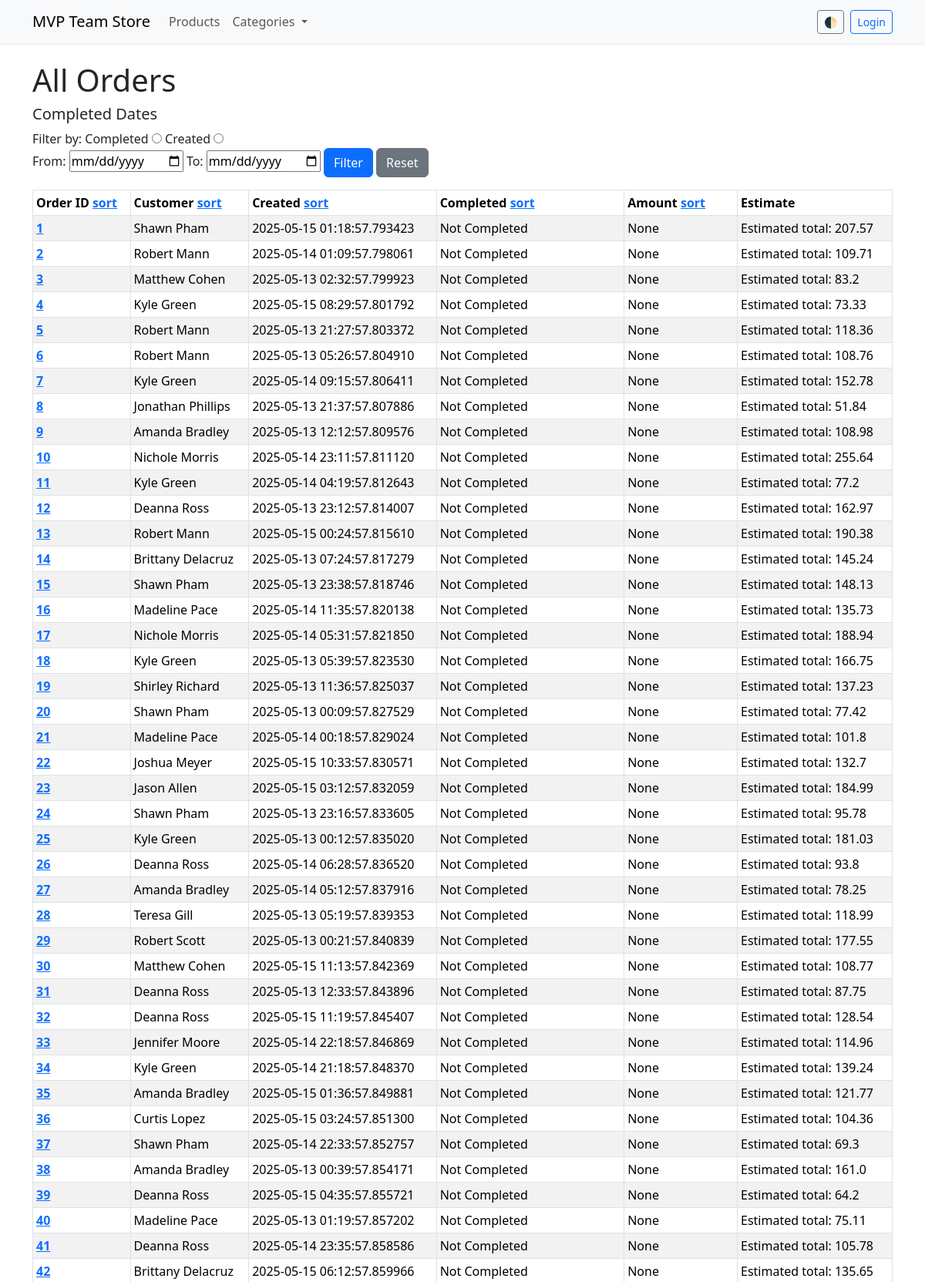
Screenshot of /orders/ (upper part) with the database file from the repository.
### models/order.py (models this page shows, shortened)
class Order(db.Model):
    __tablename__ = "Orders"
    id = db.mapped_column(db.Integer, primary_key=True)
    customer_id = db.mapped_column(db.Integer, db.ForeignKey("Customers.id"))
    created = db.mapped_column(db.DateTime, nullable=False, default=db.func.now())
    completed = db.mapped_column(db.DateTime, nullable=True, default=None)
    amount = db.mapped_column(db.Float(6,2), nullable=True, default=None)
    name = db.mapped_column(db.String(100), nullable=True, default="Untitled Cart")
    items = db.relationship('ProductOrder', back_populates="order")
    customer = db.relationship('Customer', back_populates='orders')
    def estimate(self):
        total = 0
        for item in self.items:
            total += item.quantity * item.product.price
        return float(round(total,2))

### models/customer.py (models this page shows, shortened)
class Customer(db.Model, UserMixin):
    __tablename__ = "Customers"
    id = db.mapped_column(db.Integer, primary_key=True)
    github_id = db.mapped_column(db.Integer, nullable=True, unique=True)
    name = db.mapped_column(db.String)
    phone = db.mapped_column(db.String, unique=True)
    email = db.mapped_column(db.String, unique=True, nullable=True)
    active_cart_id = db.mapped_column(db.Integer, nullable=True)
    password = db.mapped_column(db.String, nullable=True)
    is_admin = db.mapped_column(db.Boolean, default=False)
    orders = db.relationship("Order", back_populates="customer")
    coupons = db.relationship(
        "Coupon",
        secondary=customer_coupons,
        back_populates="owners"
    )

### models/productOrder.py (models this page shows, shortened)
class ProductOrder(db.Model):
    __tablename__ = "ProductOrder"
    product_id = db.mapped_column(db.ForeignKey("Products.id"), primary_key=True)
    order_id = db.mapped_column(db.ForeignKey("Orders.id"), primary_key=True)
    quantity = db.mapped_column(db.Integer, nullable=False)
    product = db.relationship('Product', back_populates="order")
    order = db.relationship('Order', back_populates='items')

### models/product.py (models this page shows, shortened)
class Product(db.Model):
    __tablename__ = "Products"
    id = db.mapped_column(db.Integer, primary_key=True)
    name = db.mapped_column(db.String)
    price = db.mapped_column(db.DECIMAL(10, 2))
    available = db.mapped_column(db.Integer, default=0)
    category_id = db.mapped_column(db.Integer, db.ForeignKey("Categories.id"))
    in_season = db.mapped_column(db.Boolean, default=False)
    season_name = db.mapped_column(db.String, db.ForeignKey("Seasons.name"))
    category = db.relationship("Category", back_populates="products")
    order = db.relationship("ProductOrder", back_populates="product")
    season = db.relationship("Season", back_populates="products")

### routes/orders.py (the view)
@orders_bp.route("/")
def orders_page():
    sort = request.args.get("sort", "id")
    sort_order = request.args.get("sort_order", "asc")
    date_filter = request.args.get("date_filter")
    start_date = request.args.get("start_date")
    end_date = request.args.get("end_date")
    if start_date and start_date != "None":
        start_date_obj = dt.strptime(start_date, "%Y-%m-%d")
    if end_date and end_date != "None":
        end_date_obj = dt.strptime(end_date, "%Y-%m-%d")
    stmt = db.select(Order)
    if start_date != "None" and end_date != "None" and date_filter and start_date and end_date:
        if date_filter == "completed_filter":
            stmt = stmt.where(Order.completed >= start_date_obj).where(Order.completed <= end_date_obj)
        else:
            stmt = stmt.where(Order.created >= start_date_obj, Order.created <= end_date_obj).where(Order.completed == None)
    sort_options ={
        "id": Order.id,
        "created": Order.created,
        "completed": Order.completed,
        "amount": Order.amount
    }
    if sort in sort_options:
        if sort_order == "desc":
            stmt = stmt.order_by(sort_options[sort].desc())
        if sort_order == "asc":
            stmt = stmt.order_by(sort_options[sort].asc())
    orders = db.session.execute(stmt).scalars()
    if sort == "customer":
        if sort_order == "asc":
            orders = sorted(orders, key=lambda o:o.customer.name)
        else:
            orders = sorted(orders, key=lambda o:o.customer.name, reverse= True)
    return render_template("orders.html",
        orders=orders,
        sort=sort,
        sort_order=sort_order,
        start_date=start_date,
        end_date=end_date,
        date_filter=date_filter)

### templates/orders.html (shortened to what this page needs)
{% extends "base.html" %}
{% block content %}
<h1>All Orders</h1>
<h5>Completed Dates</h5>
<form method="GET" action="{{ url_for('orders.orders_page') }}" class="mb-3">
  <label>Filter by:</label>
  <label for="completed_filter">Completed</label>
  <input type="radio" id="completed_filter" name="date_filter" value="completed_filter" >
  <label for="created_filter">Created</label>
  <input type="radio" id="created_filter" name="date_filter" value="created_filter" ><br>
  <label for="start_date">From:</label>
  <input type="date" id="start_date" name="start_date" value="{{ start_date or '' }}">
  <label for="end_date">To:</label>
  <input type="date" id="end_date" name="end_date" value="{{ end_date or '' }}">
  <button type="submit" class="btn btn-primary">Filter</button>
  <a href="{{ url_for('orders.orders_page') }}" class="btn btn-secondary">Reset</a>
</form>
<div class="d-flex flex-wrap">
  <table class="table table-bordered table-striped table-sm table-hover">
    <thead>
      <tr>
        <th>
          Order ID
          <a href="{{ url_for('orders.orders_page',
                start_date=start_date,
                end_date=end_date,
                sort='id',
                sort_order='asc' if sort_order == 'desc' else 'desc',
                date_filter=date_filter) }}">sort</a>
        </th>
        <th>
          Customer
          <a href="{{ url_for('orders.orders_page',
                start_date=start_date,
                end_date=end_date,
                sort='customer',
                sort_order='asc' if sort_order == 'desc' else 'desc',
                date_filter=date_filter) }}">sort</a>
        </th>
        <th>
          Created
          <a href="{{ url_for('orders.orders_page',
                start_date=start_date,
                end_date=end_date,
                sort='created',
                sort_order='asc' if sort_order == 'desc' else 'desc',
                date_filter=date_filter) }}">sort</a>
        </th>
        <th>
          Completed
          <a href="{{ url_for('orders.orders_page',
                start_date=start_date,
                end_date=end_date,
                sort='completed',
                sort_order='asc' if sort_order == 'desc' else 'desc',
                date_filter=date_filter) }}">sort</a>
        </th>
        <th>
          Amount
          <a href="{{ url_for('orders.orders_page',
                start_date=start_date,
                end_date=end_date,
                sort='amount',
                sort_order='asc' if sort_order == 'desc' else 'desc',
                date_filter=date_filter) }}">sort</a>
        </th>
        <th>Estimate</th>
      </tr>
    </thead>
    <tbody>
      {% for order in orders %}
      <tr>
        <th>
          <a href="{{ url_for('orders.single_order_page', order_id=order.id) }}">{{ order.id }}</a>
        </th>
        <td>{{ order.customer.name }}</td>
        <td>{{ order.created }}</td>
        <td>
          {% if not order.completed %}
          Not Completed
          {% else %}
          {{ order.completed }}
          {% endif %}
        </td>
        <td>{{ order.amount }}</td>
        <td>Estimated total: {{ order.estimate() }}</td>
      </tr>
      {% endfor %}
    </tbody>
  </table>
</div>
{% endblock %}

### rows the page displays
Order: id "1", customer.name "Shawn Pham", created "2025-05-15 01:18:57.793423", shows "Not Completed", amount "None", estimate "207.57"
Order: id "2", customer.name "Robert Mann", created "2025-05-14 01:09:57.798061", shows "Not Completed", amount "None", estimate "109.71"
Order: id "3", customer.name "Matthew Cohen", created "2025-05-13 02:32:57.799923", shows "Not Completed", amount "None", estimate "83.2"
Order: id "4", customer.name "Kyle Green", created "2025-05-15 08:29:57.801792", shows "Not Completed", amount "None", estimate "73.33"
Order: id "5", customer.name "Robert Mann", created "2025-05-13 21:27:57.803372", shows "Not Completed", amount "None", estimate "118.36"
Order: id "6", customer.name "Robert Mann", created "2025-05-13 05:26:57.804910", shows "Not Completed", amount "None", estimate "108.76"
Order: id "7", customer.name "Kyle Green", created "2025-05-14 09:15:57.806411", shows "Not Completed", amount "None", estimate "152.78"
Order: id "8", customer.name "Jonathan Phillips", created "2025-05-13 21:37:57.807886", shows "Not Completed", amount "None", estimate "51.84"
Order: id "9", customer.name "Amanda Bradley", created "2025-05-13 12:12:57.809576", shows "Not Completed", amount "None", estimate "108.98"
Order: id "10", customer.name "Nichole Morris", created "2025-05-14 23:11:57.811120", shows "Not Completed", amount "None", estimate "255.64"
Order: id "11", customer.name "Kyle Green", created "2025-05-14 04:19:57.812643", shows "Not Completed", amount "None", estimate "77.2"
Order: id "12", customer.name "Deanna Ross", created "2025-05-13 23:12:57.814007", shows "Not Completed", amount "None", estimate "162.97"
Order: id "13", customer.name "Robert Mann", created "2025-05-15 00:24:57.815610", shows "Not Completed", amount "None", estimate "190.38"
Order: id "14", customer.name "Brittany Delacruz", created "2025-05-13 07:24:57.817279", shows "Not Completed", amount "None", estimate "145.24"
Order: id "15", customer.name "Shawn Pham", created "2025-05-13 23:38:57.818746", shows "Not Completed", amount "None", estimate "148.13"
Order: id "16", customer.name "Madeline Pace", created "2025-05-14 11:35:57.820138", shows "Not Completed", amount "None", estimate "135.73"
Order: id "17", customer.name "Nichole Morris", created "2025-05-14 05:31:57.821850", shows "Not Completed", amount "None", estimate "188.94"
Order: id "18", customer.name "Kyle Green", created "2025-05-13 05:39:57.823530", shows "Not Completed", amount "None", estimate "166.75"
Order: id "19", customer.name "Shirley Richard", created "2025-05-13 11:36:57.825037", shows "Not Completed", amount "None", estimate "137.23"
Order: id "20", customer.name "Shawn Pham", created "2025-05-13 00:09:57.827529", shows "Not Completed", amount "None", estimate "77.42"
Order: id "21", customer.name "Madeline Pace", created "2025-05-14 00:18:57.829024", shows "Not Completed", amount "None", estimate "101.8"
Order: id "22", customer.name "Joshua Meyer", created "2025-05-15 10:33:57.830571", shows "Not Completed", amount "None", estimate "132.7"
Order: id "23", customer.name "Jason Allen", created "2025-05-15 03:12:57.832059", shows "Not Completed", amount "None", estimate "184.99"
Order: id "24", customer.name "Shawn Pham", created "2025-05-13 23:16:57.833605", shows "Not Completed", amount "None", estimate "95.78"
Order: id "25", customer.name "Kyle Green", created "2025-05-13 00:12:57.835020", shows "Not Completed", amount "None", estimate "181.03"
Order: id "26", customer.name "Deanna Ross", created "2025-05-14 06:28:57.836520", shows "Not Completed", amount "None", estimate "93.8"
Order: id "27", customer.name "Amanda Bradley", created "2025-05-14 05:12:57.837916", shows "Not Completed", amount "None", estimate "78.25"
Order: id "28", customer.name "Teresa Gill", created "2025-05-13 05:19:57.839353", shows "Not Completed", amount "None", estimate "118.99"
Order: id "29", customer.name "Robert Scott", created "2025-05-13 00:21:57.840839", shows "Not Completed", amount "None", estimate "177.55"
Order: id "30", customer.name "Matthew Cohen", created "2025-05-15 11:13:57.842369", shows "Not Completed", amount "None", estimate "108.77"
Order: id "31", customer.name "Deanna Ross", created "2025-05-13 12:33:57.843896", shows "Not Completed", amount "None", estimate "87.75"
Order: id "32", customer.name "Deanna Ross", created "2025-05-15 11:19:57.845407", shows "Not Completed", amount "None", estimate "128.54"
Order: id "33", customer.name "Jennifer Moore", created "2025-05-14 22:18:57.846869", shows "Not Completed", amount "None", estimate "114.96"
Order: id "34", customer.name "Kyle Green", created "2025-05-14 21:18:57.848370", shows "Not Completed", amount "None", estimate "139.24"
Order: id "35", customer.name "Amanda Bradley", created "2025-05-15 01:36:57.849881", shows "Not Completed", amount "None", estimate "121.77"
Order: id "36", customer.name "Curtis Lopez", created "2025-05-15 03:24:57.851300", shows "Not Completed", amount "None", estimate "104.36"
Order: id "37", customer.name "Shawn Pham", created "2025-05-14 22:33:57.852757", shows "Not Completed", amount "None", estimate "69.3"
Order: id "38", customer.name "Amanda Bradley", created "2025-05-13 00:39:57.854171", shows "Not Completed", amount "None", estimate "161.0"
Order: id "39", customer.name "Deanna Ross", created "2025-05-15 04:35:57.855721", shows "Not Completed", amount "None", estimate "64.2"
Order: id "40", customer.name "Madeline Pace", created "2025-05-13 01:19:57.857202", shows "Not Completed", amount "None", estimate "75.11"
Order: id "41", customer.name "Deanna Ross", created "2025-05-14 23:35:57.858586", shows "Not Completed", amount "None", estimate "105.78"
Order: id "42", customer.name "Brittany Delacruz", created "2025-05-15 06:12:57.859966", shows "Not Completed", amount "None", estimate "135.65"
